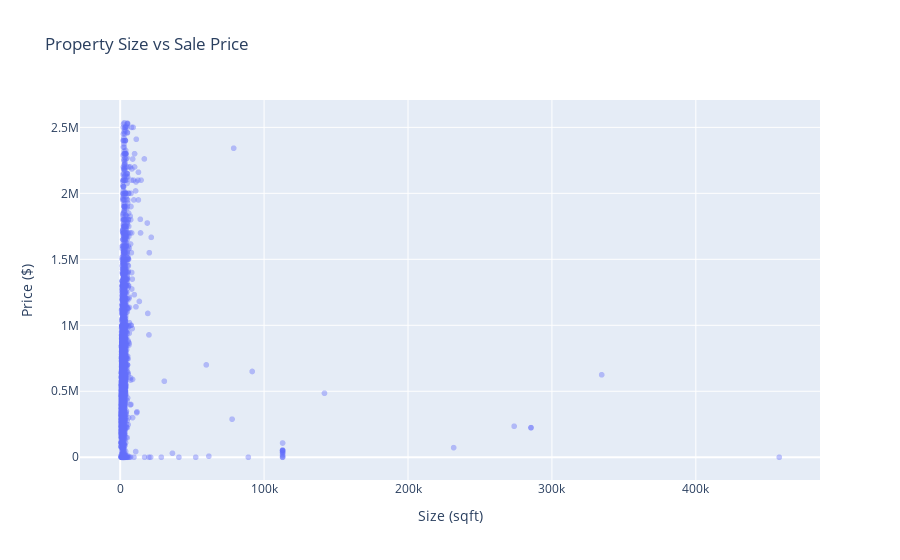

The cell this chart's notebook holds for it:
### Markdown cell above
## 7. Bivariate Analysis

### 7.1 Price vs Size

### Code cell
# Sample for better performance
df_sample = df.sample(n=min(5000, len(df)), random_state=42)

fig = px.scatter(df_sample, x='gross_square_feet', y='sale_price',
                 title='Property Size vs Sale Price',
                 labels={'gross_square_feet': 'Size (sqft)', 
                        'sale_price': 'Price ($)'},
                 opacity=0.4)
fig.show()

correlation = df['sale_price'].corr(df['gross_square_feet'])
print(f"Correlation: {correlation:.3f}")

### Figure 1 — Plotly figure (JSON) as saved in the notebook; plotly's stock layout.template omitted (floating-point values rounded to 4 significant figures; data arrays with more than 128 entries replaced by an {"elided": "..."} marker saying what was removed)
{"data": [{"hovertemplate": "Size (sqft)=%{x}<br>Price ($)=%{y}<extra></extra>", "legendgroup": "", "marker": {"color": "#636efa", "opacity": 0.4, "symbol": "circle"}, "mode": "markers", "name": "", "showlegend": false, "type": "scattergl", "x": {"elided": "5000 float values"}, "xaxis": "x", "y": {"elided": "5000 float values"}, "yaxis": "y"}], "layout": {"legend": {"tracegroupgap": 0}, "title": {"text": "Property Size vs Sale Price"}, "xaxis": {"anchor": "y", "domain": [0, 1], "title": {"text": "Size (sqft)"}}, "yaxis": {"anchor": "x", "domain": [0, 1], "title": {"text": "Price ($)"}}}}
